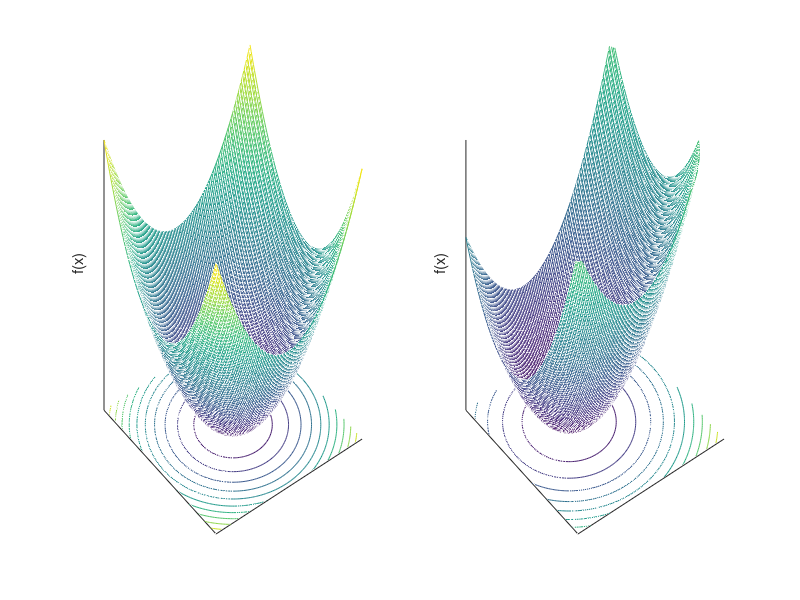

The MATLAB source for this figure:
function SphereShiftedPlot

xlimits = [-50 50];
bias = [10 -10];
dx = (xlimits(2) - xlimits(1)) / 100;
N = floor((xlimits(2) - xlimits(1)) / dx) + 1;
objShifted = zeros(N, N);
obj = zeros(N, N);
i = 0;
for x = xlimits(1) : dx : xlimits(2)
    i = i + 1;
    k = 0;
    for y = xlimits(1) : dx : xlimits(2)
        k = k + 1;
        objShifted(i,k) = (x-bias(1))^2 + (y-bias(2))^2;
        obj(i,k) = x^2 + y^2;
    end
end
close all
figure
[x, y] = meshgrid(xlimits(1) : dx : xlimits(2));
% Plot the unshifted function
subplot(1,2,1), meshc(x,y,obj);
zlabel('f(x)')
set(gca, 'XTick', [])
set(gca, 'YTick', [])
set(gca, 'ZTick', [])
temp = axis;
axis([xlimits, xlimits, temp(5), max(max(obj))])
% Plot the shifted function
subplot(1,2,2), meshc(x,y,objShifted);
zlabel('f(x)')
set(gca, 'XTick', [])
set(gca, 'YTick', [])
set(gca, 'ZTick', [])
temp = axis;
axis([xlimits, xlimits, temp(5), max(max(obj))])